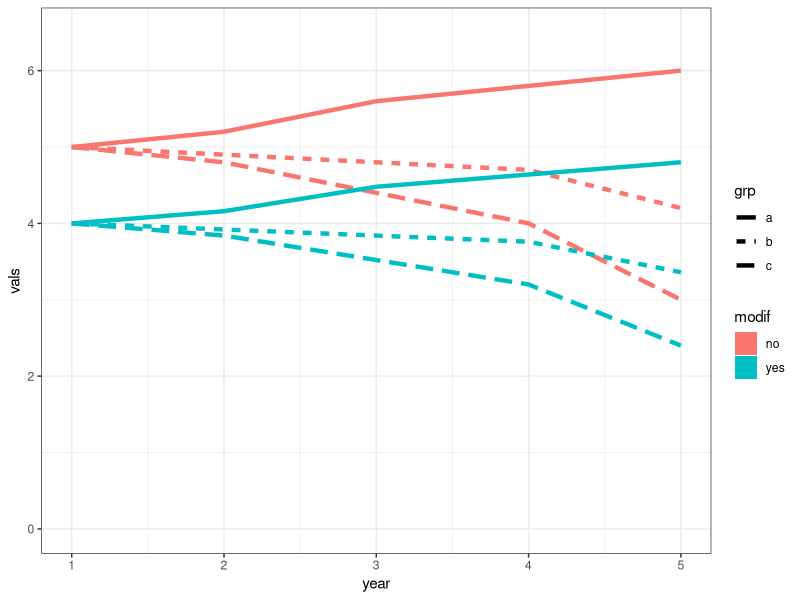

Here is the R script that generated this plot:
# Make a different colur of shade by group

library(ggplot2)
library(tidyr)
library(dplyr)

# example for shaded line plot
dd1 <- data.frame(year = c(1:5),
                  grp = rep(c("a", "b", "c"), each = 5),
                  vals = c(5, 5.2, 5.6, 5.8, 6,
                           5, 4.9, 4.8, 4.7, 4.2,
                           5, 4.8, 4.4, 4,   3),
                  modif = rep('no', each = 15))

dd2 <- dd1
dd2$vals = dd1$vals*0.8
dd2$modif = 'yes'

# create a new factor


dd <- rbind(dd1, dd2)
dd$comb = paste(dd$modif, dd$grp, sep = "_")


dd %>% 
  ungroup() %>% 
  ggplot(aes(x = year)) +
  geom_ribbon(
    data = ~ pivot_wider(., names_from = grp,
                         values_from = vals),
    aes(ymin = c, #min(c), 
        ymax = a, #max(a), 
        fill = modif)) +
  ylim(0,6.5) +
  geom_line(aes(y = vals,color = modif, linetype = grp),  # color = interaction(modif, grp)
            lwd  = 1.5)  +
  
  theme_bw() #+


